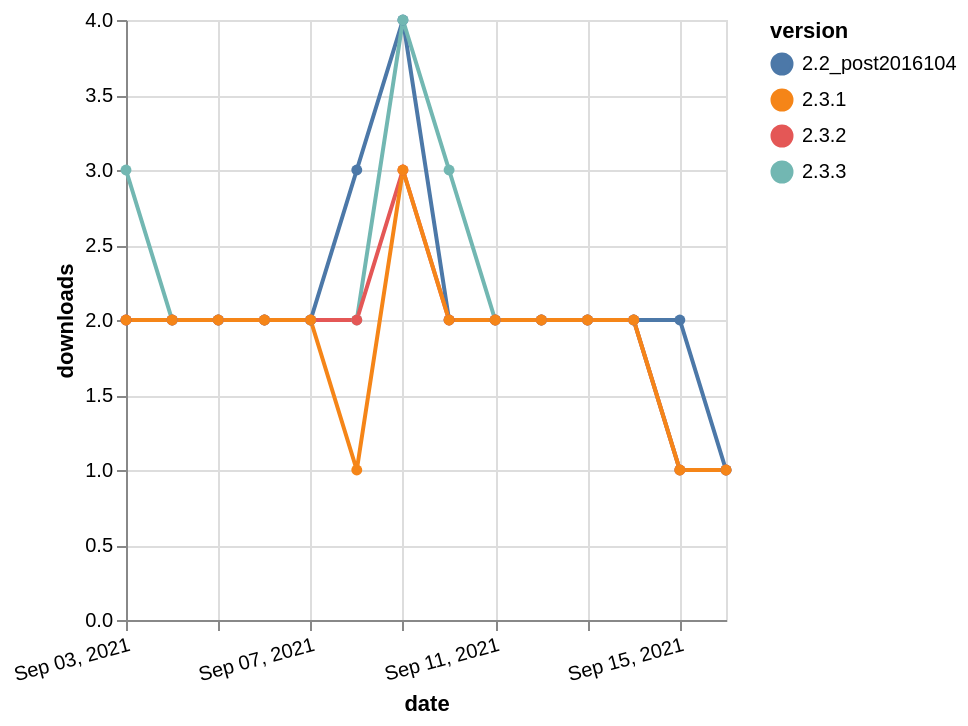

Write the Vega-Lite specification saved for this chart.
### Vega-Lite specification from a JSON file in a GitHub repository (floating-point values rounded to 4 significant figures)
{"$schema": "https://vega.github.io/schema/vega-lite/v5.json", "description": "A simple bar chart with embedded data.", "data": {"values": [{"date": "2021-09-03", "total": 2984, "delta": 2, "version": "2.2_post2016104"}, {"date": "2021-09-04", "total": 2986, "delta": 2, "version": "2.2_post2016104"}, {"date": "2021-09-05", "total": 2988, "delta": 2, "version": "2.2_post2016104"}, {"date": "2021-09-06", "total": 2990, "delta": 2, "version": "2.2_post2016104"}, {"date": "2021-09-07", "total": 2992, "delta": 2, "version": "2.2_post2016104"}, {"date": "2021-09-08", "total": 2995, "delta": 3, "version": "2.2_post2016104"}, {"date": "2021-09-09", "total": 2999, "delta": 4, "version": "2.2_post2016104"}, {"date": "2021-09-10", "total": 3001, "delta": 2, "version": "2.2_post2016104"}, {"date": "2021-09-11", "total": 3003, "delta": 2, "version": "2.2_post2016104"}, {"date": "2021-09-12", "total": 3005, "delta": 2, "version": "2.2_post2016104"}, {"date": "2021-09-13", "total": 3007, "delta": 2, "version": "2.2_post2016104"}, {"date": "2021-09-14", "total": 3009, "delta": 2, "version": "2.2_post2016104"}, {"date": "2021-09-15", "total": 3011, "delta": 2, "version": "2.2_post2016104"}, {"date": "2021-09-16", "total": 3012, "delta": 1, "version": "2.2_post2016104"}, {"date": "2021-09-03", "total": 2688, "delta": 3, "version": "2.3.3"}, {"date": "2021-09-04", "total": 2690, "delta": 2, "version": "2.3.3"}, {"date": "2021-09-05", "total": 2692, "delta": 2, "version": "2.3.3"}, {"date": "2021-09-06", "total": 2694, "delta": 2, "version": "2.3.3"}, {"date": "2021-09-07", "total": 2696, "delta": 2, "version": "2.3.3"}, {"date": "2021-09-08", "total": 2698, "delta": 2, "version": "2.3.3"}, {"date": "2021-09-09", "total": 2702, "delta": 4, "version": "2.3.3"}, {"date": "2021-09-10", "total": 2705, "delta": 3, "version": "2.3.3"}, {"date": "2021-09-11", "total": 2707, "delta": 2, "version": "2.3.3"}, {"date": "2021-09-12", "total": 2709, "delta": 2, "version": "2.3.3"}, {"date": "2021-09-13", "total": 2711, "delta": 2, "version": "2.3.3"}, {"date": "2021-09-14", "total": 2713, "delta": 2, "version": "2.3.3"}, {"date": "2021-09-15", "total": 2714, "delta": 1, "version": "2.3.3"}, {"date": "2021-09-16", "total": 2715, "delta": 1, "version": "2.3.3"}, {"date": "2021-09-03", "total": 2502, "delta": 2, "version": "2.3.2"}, {"date": "2021-09-04", "total": 2504, "delta": 2, "version": "2.3.2"}, {"date": "2021-09-05", "total": 2506, "delta": 2, "version": "2.3.2"}, {"date": "2021-09-06", "total": 2508, "delta": 2, "version": "2.3.2"}, {"date": "2021-09-07", "total": 2510, "delta": 2, "version": "2.3.2"}, {"date": "2021-09-08", "total": 2512, "delta": 2, "version": "2.3.2"}, {"date": "2021-09-09", "total": 2515, "delta": 3, "version": "2.3.2"}, {"date": "2021-09-10", "total": 2517, "delta": 2, "version": "2.3.2"}, {"date": "2021-09-11", "total": 2519, "delta": 2, "version": "2.3.2"}, {"date": "2021-09-12", "total": 2521, "delta": 2, "version": "2.3.2"}, {"date": "2021-09-13", "total": 2523, "delta": 2, "version": "2.3.2"}, {"date": "2021-09-14", "total": 2525, "delta": 2, "version": "2.3.2"}, {"date": "2021-09-15", "total": 2526, "delta": 1, "version": "2.3.2"}, {"date": "2021-09-16", "total": 2527, "delta": 1, "version": "2.3.2"}, {"date": "2021-09-03", "total": 2499, "delta": 2, "version": "2.3.1"}, {"date": "2021-09-04", "total": 2501, "delta": 2, "version": "2.3.1"}, {"date": "2021-09-05", "total": 2503, "delta": 2, "version": "2.3.1"}, {"date": "2021-09-06", "total": 2505, "delta": 2, "version": "2.3.1"}, {"date": "2021-09-07", "total": 2507, "delta": 2, "version": "2.3.1"}, {"date": "2021-09-08", "total": 2508, "delta": 1, "version": "2.3.1"}, {"date": "2021-09-09", "total": 2511, "delta": 3, "version": "2.3.1"}, {"date": "2021-09-10", "total": 2513, "delta": 2, "version": "2.3.1"}, {"date": "2021-09-11", "total": 2515, "delta": 2, "version": "2.3.1"}, {"date": "2021-09-12", "total": 2517, "delta": 2, "version": "2.3.1"}, {"date": "2021-09-13", "total": 2519, "delta": 2, "version": "2.3.1"}, {"date": "2021-09-14", "total": 2521, "delta": 2, "version": "2.3.1"}, {"date": "2021-09-15", "total": 2522, "delta": 1, "version": "2.3.1"}, {"date": "2021-09-16", "total": 2523, "delta": 1, "version": "2.3.1"}]}, "width": "container", "mark": {"type": "line", "point": {"filled": true}}, "encoding": {"x": {"field": "date", "type": "temporal", "timeUnit": "yearmonthdate", "title": "date", "axis": {"labelAngle": -15}}, "y": {"field": "delta", "type": "quantitative", "title": "downloads"}, "color": {"field": "version", "type": "nominal"}, "tooltip": {"field": "delta"}}}
